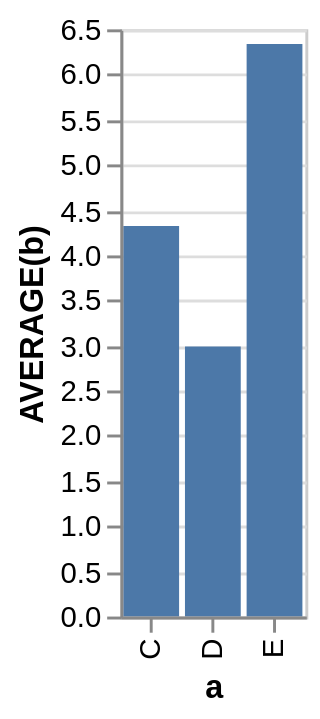

This figure's Vega-Lite source:
### Vega specification from a JSON file in a GitHub repository (floating-point values rounded to 4 significant figures)
{"$schema": "https://vega.github.io/schema/vega/v3.0.json", "autosize": "pad", "padding": 5, "encode": {"update": {"stroke": {"value": "#ccc"}, "fill": {"value": "transparent"}}}, "data": [{"name": "source_0", "values": [{"a": "C", "b": 2}, {"a": "C", "b": 7}, {"a": "C", "b": 4}, {"a": "D", "b": 1}, {"a": "D", "b": 2}, {"a": "D", "b": 6}, {"a": "E", "b": 8}, {"a": "E", "b": 4}, {"a": "E", "b": 7}]}, {"name": "data_0", "source": "source_0", "transform": [{"type": "formula", "expr": "toNumber(datum[\"b\"])", "as": "b"}, {"type": "aggregate", "groupby": ["a"], "ops": ["average"], "fields": ["b"], "as": ["average_b"]}]}], "signals": [{"name": "x_step", "value": 21}, {"name": "width", "update": "bandspace(domain('x').length, 0.1, 0.05) * x_step"}, {"name": "height", "update": "200"}], "marks": [{"name": "marks", "type": "rect", "role": "bar", "from": {"data": "data_0"}, "encode": {"update": {"x": {"scale": "x", "field": "a"}, "width": {"scale": "x", "band": true}, "y": {"scale": "y", "field": "average_b"}, "y2": {"scale": "y", "value": 0}, "fill": {"value": "#4c78a8"}}}}], "scales": [{"name": "x", "type": "band", "domain": {"data": "data_0", "field": "a", "sort": true}, "range": {"step": {"signal": "x_step"}}, "round": true, "paddingInner": 0.1, "paddingOuter": 0.05}, {"name": "y", "type": "linear", "domain": {"data": "data_0", "field": "average_b"}, "range": [{"signal": "height"}, 0], "round": true, "nice": true, "zero": true}], "axes": [{"scale": "x", "orient": "bottom", "tickCount": 5, "title": "a", "zindex": 1, "encode": {"labels": {"update": {"angle": {"value": 270}, "align": {"value": "right"}, "baseline": {"value": "middle"}}}}}, {"scale": "y", "orient": "left", "title": "AVERAGE(b)", "zindex": 1}, {"scale": "y", "domain": false, "grid": true, "labels": false, "orient": "left", "ticks": false, "zindex": 0, "gridScale": "x"}]}
